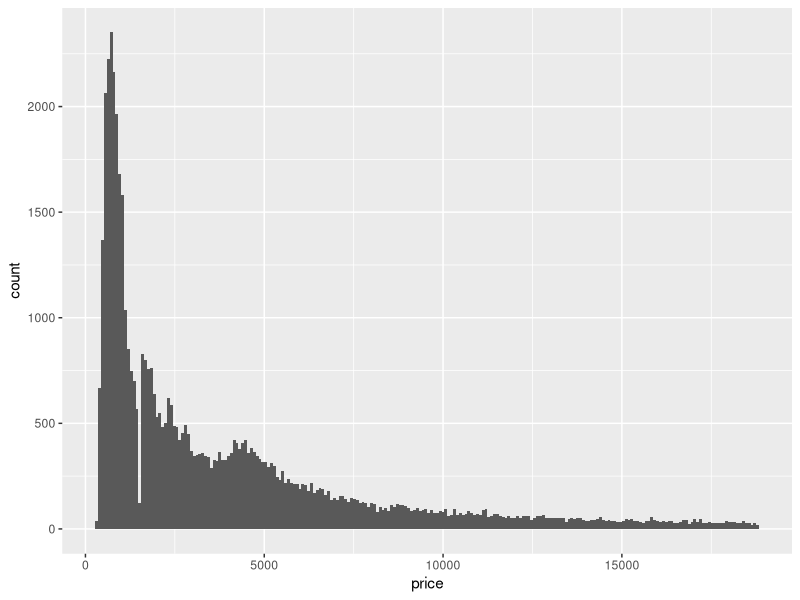
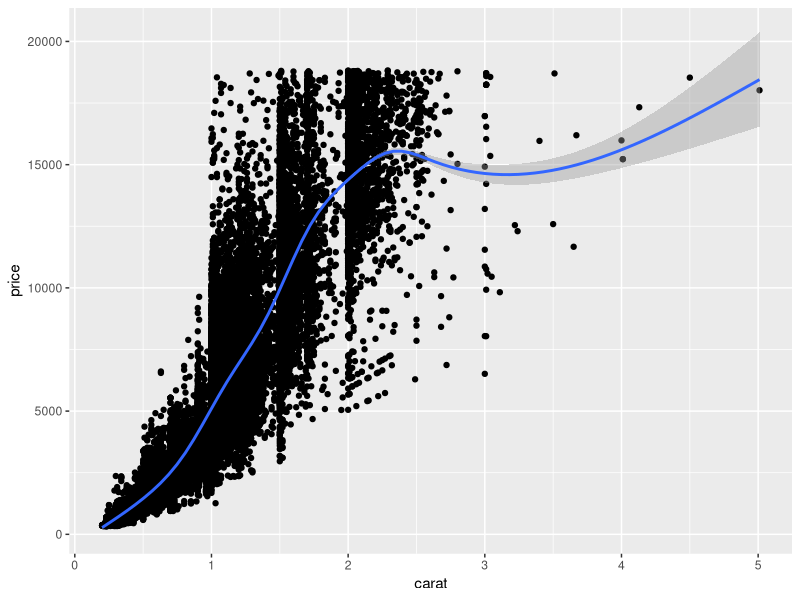
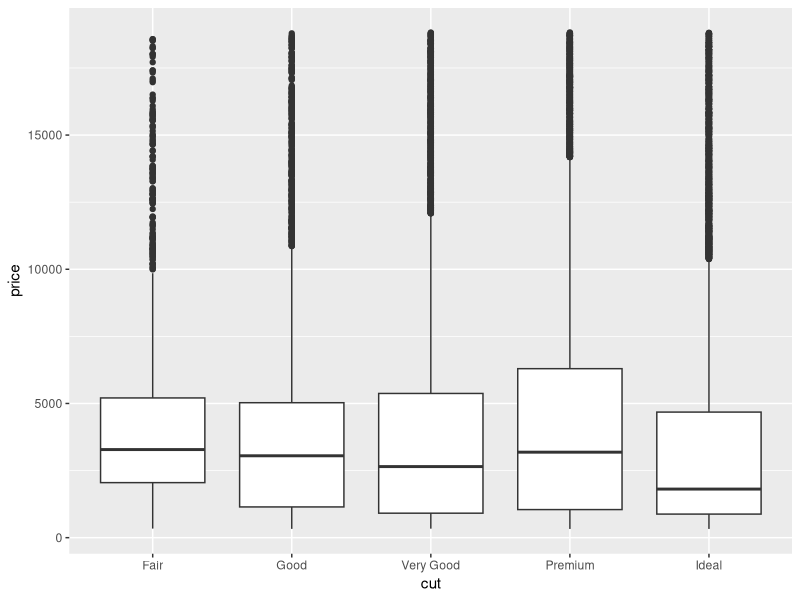
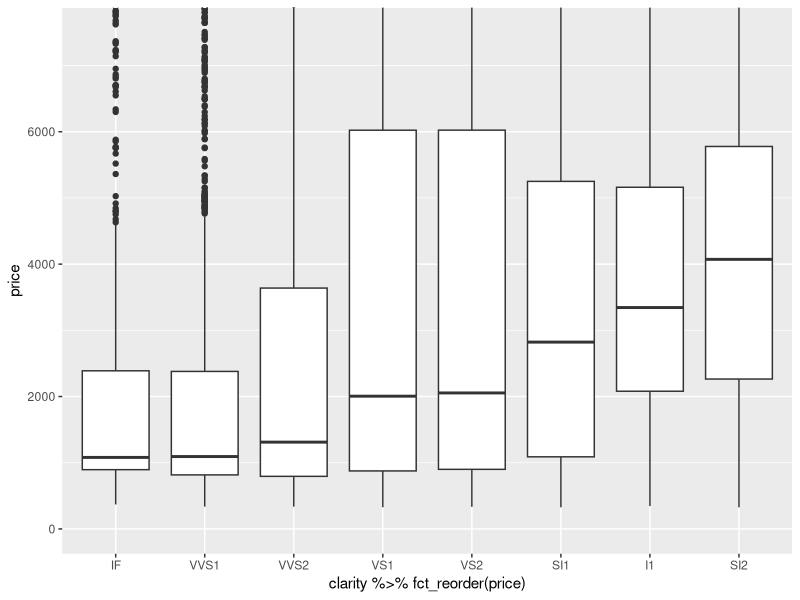
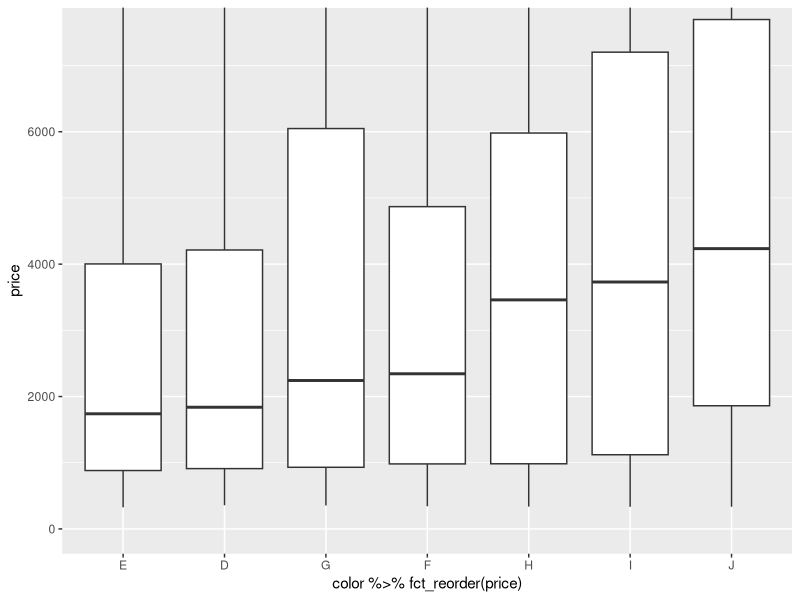
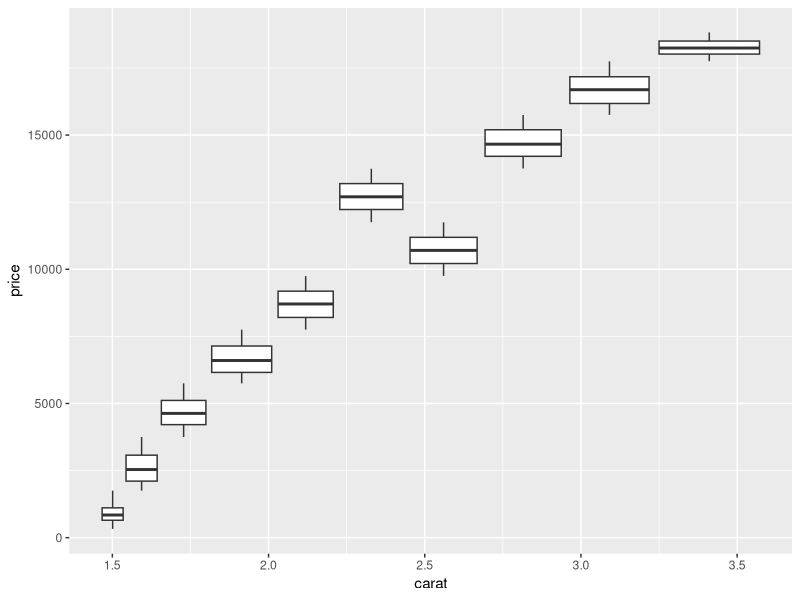

Recreate these plots in R, in order.
# Exploratory Data Analysis

library(tidyverse)

# Question 1
ggplot(data = diamonds) +
  geom_histogram(mapping = aes(x = price), binwidth = 80)

# The range is very wide, but most diamonds are cheap

# Question 2

ggplot(diamonds, aes(x = carat, y = price)) +
  geom_point() +
  geom_smooth()

ggplot(diamonds, aes(x = cut, y = price)) +
  geom_boxplot()

ggplot(diamonds, aes(x = clarity %>% fct_reorder(price), y = price)) +
  geom_boxplot() +
  coord_cartesian(ylim = c(0, 7500))

ggplot(diamonds, aes(x = color %>% fct_reorder(price), y = price)) +
  geom_boxplot() + 
  coord_cartesian(ylim = c(0, 7500))

# Carat is most important

# Question 3
diamonds %>%
  ggplot(mapping = aes(x = carat, y = price)) +
  geom_boxplot(
    mapping = aes(group = price %>% cut_width(width = 2000, center = 750))
  )
